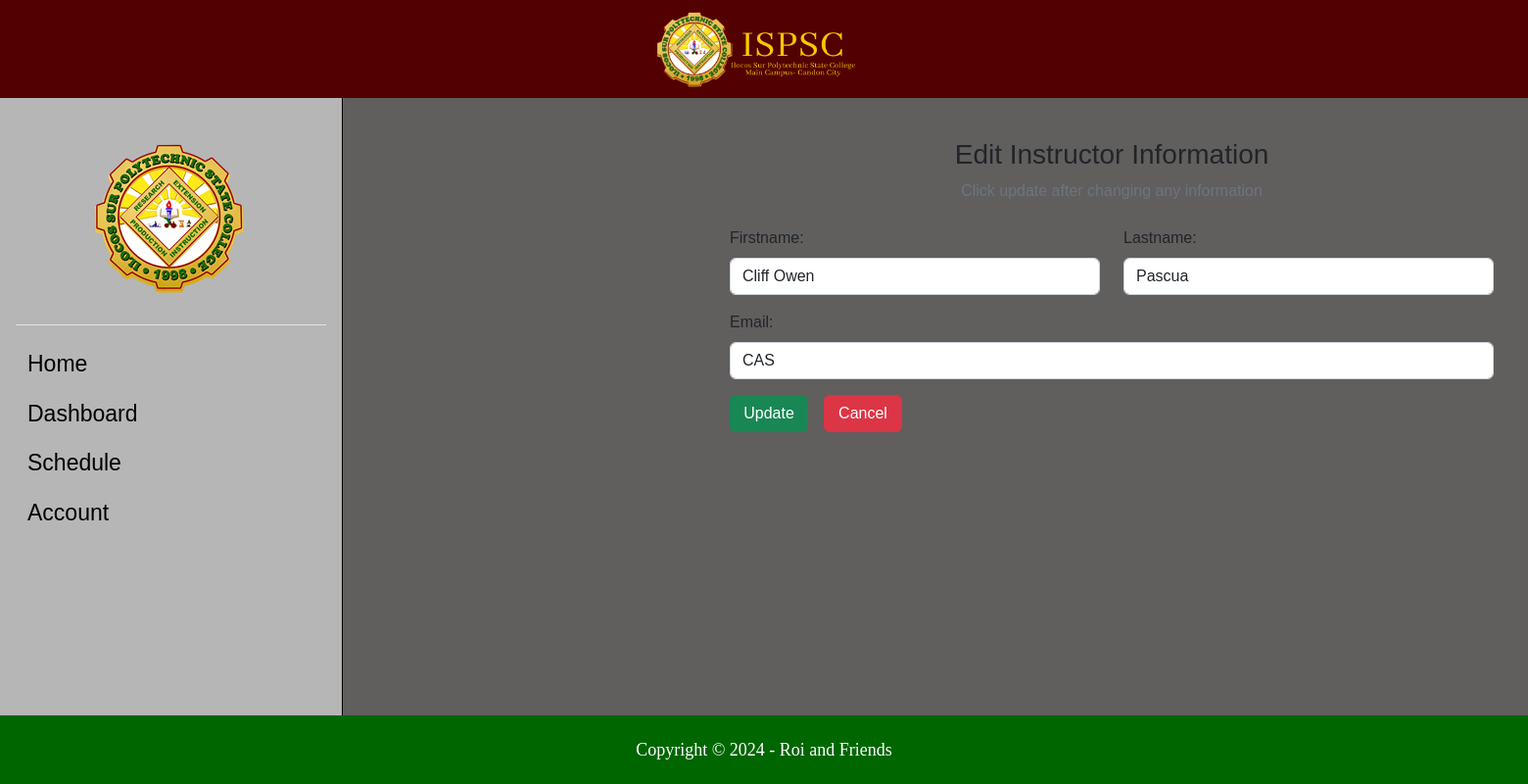
Page /SMS2/Codes/edit_ins.php?id=1 on the committed database.
### tables this page shows
CREATE TABLE `instructor` (
  `ins_ID` int(11) NOT NULL,
  `ins_fName` varchar(20) NOT NULL,
  `ins_lName` varchar(20) NOT NULL,
  `ins_Dept` varchar(50) NOT NULL
);

### SMS2/Codes/edit_ins.php (the view, shortened to what this page needs)
<?php
include "db_conn.php";
$id = $_GET["id"];
?>
<!DOCTYPE html>
<html lang="en">
<head>
    <link href="https://cdn.jsdelivr.net/npm/bootstrap@5.2.3/dist/css/bootstrap.min.css" rel="stylesheet"
>
    <link rel="stylesheet" href="https://cdnjs.cloudflare.com/ajax/libs/font-awesome/6.4.0/css/all.min.css"
 />
    <link rel="stylesheet" href="style.css">
</head>
<body>
    <div>
        <header>
            <a class="nav-link active" aria-current="page" href="home.php">
                <img src="Pictures/ispsc_logo2.png" alt="">
            </a>
        </header>
        <div class="mid-content">
            <section>
                <div class="sidebar flex-shrink-0 p-3">
                    <div class="logo">
                        <a href="home.php">
                            <img src="Pictures/ispsc_logo.png" alt="">
                        </a>
                    </div>
                    <ul class="list-unstyled ps-0">
                        <li class="border-top my-3"></li>
                        <li class="mb-1">
                            <button
                                class="sidenav btn btn-toggle d-inline-flex align-items-center rounded border-0 collapsed">
                                <a class="ahome" href="home.php">Home</a>
                            </button>
                        </li>
                        <li class="mb-1">
                            <button
                                class="sidenav btn btn-toggle d-inline-flex align-items-center rounded border-0 collapsed"
                                data-bs-toggle="collapse" data-bs-target="#dashboard-collapse" aria-expanded="false">
                                Dashboard
                            </button>
                        </li>
                        <li class="mb-1">
                            <button
                                class="sidenav btn btn-toggle d-inline-flex align-items-center rounded border-0 collapsed"
                                data-bs-toggle="collapse" data-bs-target="#orders-collapse" aria-expanded="false">
                                Schedule
                            </button>
                        </li>
                        <li class="mb-1">
                            <button
                                class="sidenav btn btn-toggle d-inline-flex align-items-center rounded border-0 collapsed"
                                data-bs-toggle="collapse" data-bs-target="#account-collapse" aria-expanded="false">
                                Account
                            </button>
                        </li>
                    </ul>
                </div>
                <div class="list-container">
                <div class="text-center mb-4">
                    <h3>Edit Instructor Information</h3>
                    <p class="text-muted">Click update after changing any information</p>
                </div>
                <?php
                $sql = "SELECT * FROM `instructor` WHERE ins_ID = $id";
                $result = mysqli_query($conn, $sql);
                $row = mysqli_fetch_assoc($result);
                ?>
                <div class="container d-flex justify-content-center">
                    <form action="" method="post" style="width:50vw; min-width:300px;">
                        <div class="row mb-3">
                            <div class="col">
                                <label class="form-label">Firstname:</label>
                                <input type="text" class="form-control" name="ins_fName"
                                    value="<?php echo $row['ins_fName'] ?>">
                            </div>
                            <div class="col">
                                <label class="form-label">Lastname:</label>
                                <input type="text" class="form-control" name="ins_lName"
                                    value="<?php echo $row['ins_lName'] ?>">
                            </div>
                        </div>
                        <div class="mb-3">
                            <label class="form-label">Email:</label>
                            <input type="text" class="form-control" name="ins_Dept" value="<?php echo $row['ins_Dept'] ?>">
                        </div>
                        <div class="addbtn">
                            <button type="submit" class="savebtn btn btn-success" name="submit">Update</button>
                            <a href="instructor.php" class="btn btn-danger">Cancel</a>
                        </div>
                    </form>
                </div>
                </div>
            </section>
        </div>
        <footer>
            <p>Copyright © 2024 - Roi and Friends</p>
        </footer>
    </div>
</body>
</html>

### SMS2/Codes/style.css (style rules this page uses)
* { margin: 0; padding: 0; font-family: Arial, Helvetica, sans-serif; text-decoration: none; box-sizing: border-box; }
body { background-color: aquamarine; background-size: cover; display: flex; }
.btn { display: flex; justify-content: center; }
.mid-content { margin-top: 6.2rem; height: 82.2vh; }
.mid-content section { display: flex; flex-direction: row; }
.sidebar .logo { margin: 2rem 5rem; }
.sidebar { background-color: #b6b6b6; box-shadow: 0 0px 0px rgba(0, 0, 0, 0.288); height: 82.2vh; margin-bottom: 4px; width: 350px; min-width: 100px; border-right: 1px solid black; }
.sidebar button { font-weight: 500; font-size: 23px; color: black; }
.sidebar .sidenav { font-weight: 500; font-size: 23px; color: black; }
.sidebar .sidenav a { font-size: 23px; }
.sidebar a { font-weight: 400; font-size: 18px; text-decoration: none; color: black; }
.mid-content, .main-container { background-color: #615e5e; width: 1920px; }
.mid-content, .list-container { background-color: #615e5e; width: 1920px; }
.list-container { margin-top: -3rem; padding: 90px; }
.list-container a { width: 150px; margin-bottom: 1rem; }
.list-container .addbtn { display: flex; }
.list-container .addbtn a { margin-left: 1rem; width: 80px; }
.list-container .addbtn .savebtn { width: 80px; height: 38px; }
header { background-color: #520000; width: 100%; height: 100px; position: absolute; display: flex; justify-content: center; }
header img { height: 130px; margin-top: -0.5rem; }
footer { display: flex; justify-content: center; align-items: center; width: 100%; height: 70px; background-color: #006600; position: absolute; bottom: 0; left: 0; right: 0; }
footer p { color: #fff; margin: 0; font-family: 'Calibri'; font-size: 18px; }

### rows in the picture
instructor: ins_fName "Cliff Owen", ins_lName "Pascua", ins_Dept "CAS"
